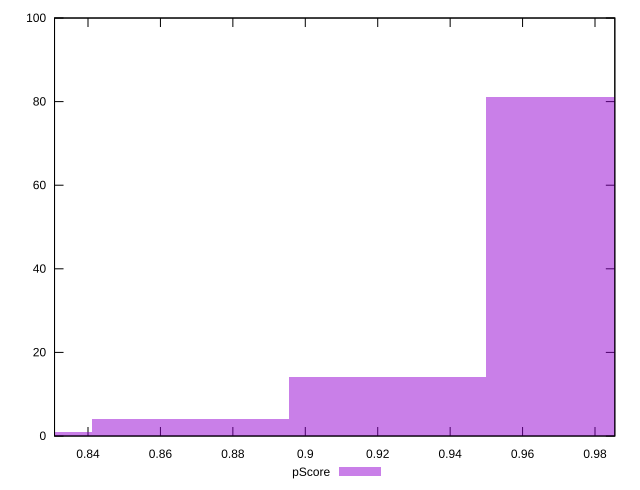

The gnuplot source for this figure:
reset

$pScore <<EOF
0.8683580348555425 4
0.922630412034014 14
0.9769027892124853 81
0.8140856576770711 1
EOF

set key outside below
set boxwidth 0.05427237717847141
set xrange [0.8307565474647893:0.9854720708818671]
set yrange [0:100]
set trange [0:100]
set style fill transparent solid 0.5 noborder
set terminal svg size 640, 490 enhanced background rgb 'white'
set output "report_00019_2021-02-10T18-14-37.922Z//bootup-time/samples/pages+cached/pScore/histogram.svg"

plot $pScore title "pScore" with boxes

reset
